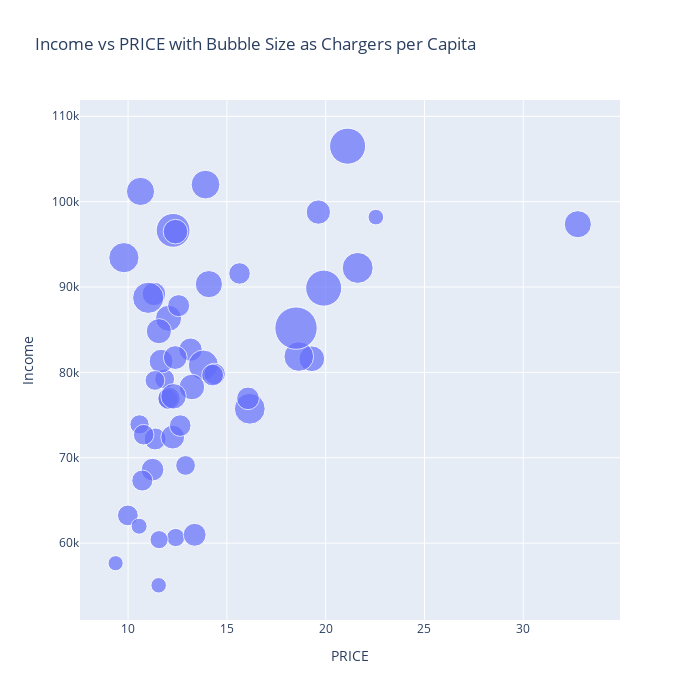

Source (notebook cell):
### Markdown cell above
- Compare them by showing the scatter plot using a bubble chart.

### Code cell
fig = px.scatter(
    ev_income_electricity,
    x='PRICE',
    y='income',
    size='chargers_ratio',
    size_max=30,
    hover_name='state_full',
    hover_data={'chargers_ratio': True, 'income': True, 'PRICE': True},
    title='Income vs PRICE with Bubble Size as Chargers per Capita'
)

fig.update_layout(
    xaxis_title='PRICE',
    yaxis_title='Income',
    showlegend=False
)

fig.update_layout(width = 700, height = 700)
fig.show()

### Figure 1 — Plotly figure (JSON) as saved in the notebook; plotly's stock layout.template omitted (floating-point values rounded to 4 significant figures)
{"data": [{"customdata": [[102.3], [138.6], [179.6], [229.2], [540.9], [476.4], [400.0], [283.9], [201.3], [235.7], [306.6], [378.2], [154.7], [201.7], [160.2], [263.9], [106.5], [95.76], [541.9], [344.0], [395.5], [214.5], [308.1], [272.9], [100.4], [166.0], [213.8], [209.2], [231.5], [246.8], [192.4], [219.0], [237.3], [275.6], [194.2], [184.8], [406.1], [193.3], [366.8], [162.3], [236.0], [177.1], [162.8], [330.9], [252.6], [749.1], [380.4], [198.3], [137.3], [270.5]], "hovertemplate": "<b>%{hovertext}</b><br><br>PRICE=%{x}<br>income=%{y}<br>chargers_ratio=%{customdata[0]}<extra></extra>", "hovertext": ["Alaska", "Alabama", "Arkansas", "Arizona", "California", "Colorado", "Connecticut", "Delaware", "Florida", "Georgia", "Hawaii", "Iowa", "Idaho", "Illinois", "Indiana", "Kansas", "Kentucky", "Louisiana", "Massachusetts", "Maryland", "Maine", "Michigan", "Minnesota", "Missouri", "Mississippi", "Montana", "North Carolina", "North Dakota", "Nebraska", "New Hampshire", "New Jersey", "New Mexico", "Nevada", "New York", "Ohio", "Oklahoma", "Oregon", "Pennsylvania", "Rhode Island", "South Carolina", "South Dakota", "Tennessee", "Texas", "Utah", "Virginia", "Vermont", "Washington", "Wisconsin", "West Virginia", "Wyoming"], "legendgroup": "", "marker": {"color": "#636efa", "size": [102.3, 138.6, 179.6, 229.2, 540.9, 476.4, 400.0, 283.9, 201.3, 235.7, 306.6, 378.2, 154.7, 201.7, 160.2, 263.9, 106.5, 95.76, 541.9, 344.0, 395.5, 214.5, 308.1, 272.9, 100.4, 166.0, 213.8, 209.2, 231.5, 246.8, 192.4, 219.0, 237.3, 275.6, 194.2, 184.8, 406.1, 193.3, 366.8, 162.3, 236.0, 177.1, 162.8, 330.9, 252.6, 749.1, 380.4, 198.3, 137.3, 270.5], "sizemode": "area", "sizeref": 0.8323, "symbol": "circle"}, "mode": "markers", "name": "", "orientation": "v", "showlegend": false, "type": "scatter", "x": [22.54, 12.41, 9.99, 13.16, 19.9, 12.28, 21.62, 12.05, 11.37, 12.26, 32.76, 13.81, 10.58, 12.56, 12.02, 11.56, 10.56, 9.37, 21.11, 13.92, 16.16, 16.07, 14.09, 13.23, 11.55, 11.85, 11.24, 12.07, 11.31, 19.63, 15.64, 13.37, 11.67, 19.3, 12.64, 10.72, 11.02, 14.38, 18.64, 12.91, 12.39, 10.79, 11.36, 10.63, 12.4, 18.5, 9.79, 14.28, 11.57, 12.3], "xaxis": "x", "y": [98190, 60660, 63250, 82660, 89870, 96640, 92240, 86340, 72200, 72420, 97360, 80860, 73910, 87820, 76910, 84830, 61980, 57650, 106500, 102000, 75740, 76960, 90340, 78290, 55060, 79220, 68610, 76960, 89190, 98780, 91590, 60980, 81310, 81600, 73770, 67330, 88740, 79820, 81860, 69100, 81740, 72700, 79060, 101200, 96490, 85190, 93440, 79690, 60410, 77200], "yaxis": "y"}], "layout": {"height": 700, "legend": {"itemsizing": "constant", "tracegroupgap": 0}, "showlegend": false, "title": {"text": "Income vs PRICE with Bubble Size as Chargers per Capita"}, "width": 700, "xaxis": {"anchor": "y", "autorange": true, "domain": [0, 1], "range": [7.568, 34.89], "title": {"text": "PRICE"}, "type": "linear"}, "yaxis": {"anchor": "x", "autorange": true, "domain": [0, 1], "range": [51000.0, 111900.0], "title": {"text": "Income"}, "type": "linear"}}}
